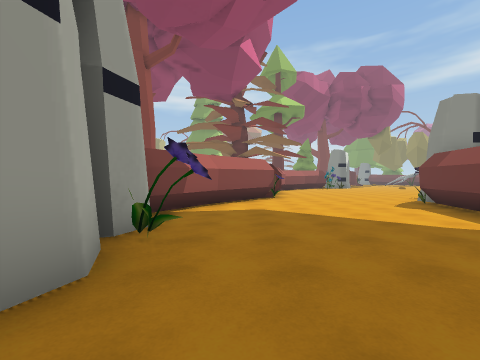
view 1 (above)

21 first-person views from a walk through a Unity game level. The camera is 1.4 m above the floor, looks level and sees 90° across. The floor is counted in squares, 2 m on a side. Each view is taken from the middle of a square. On the plan, view 1 faces up. The plan holds only what a view shows up to about 9 squares ahead; the rest is blank. The place goes on beyond the plan. The player character is not drawn.

view 2
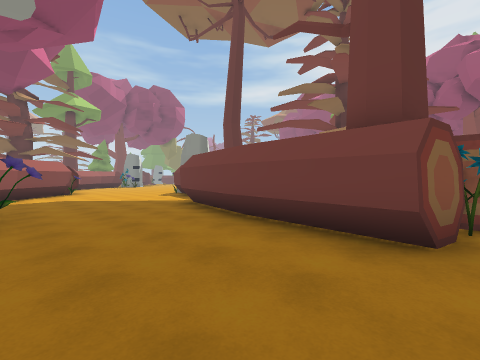

view 3
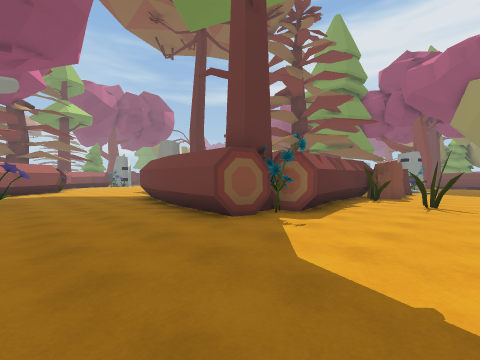

view 4
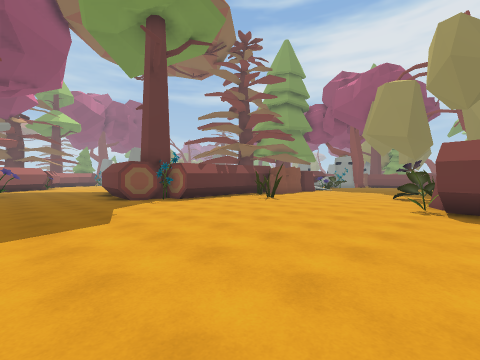

view 5
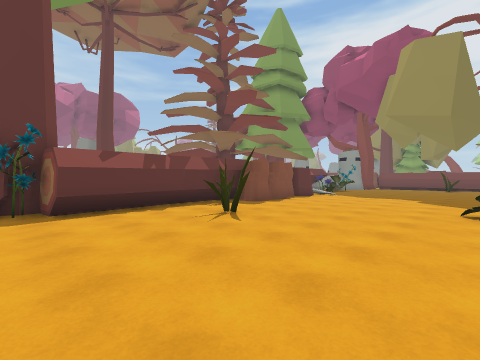

view 6
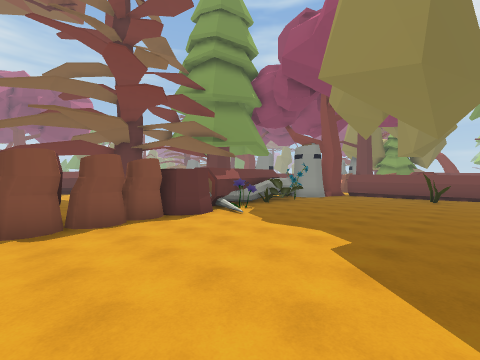

view 7
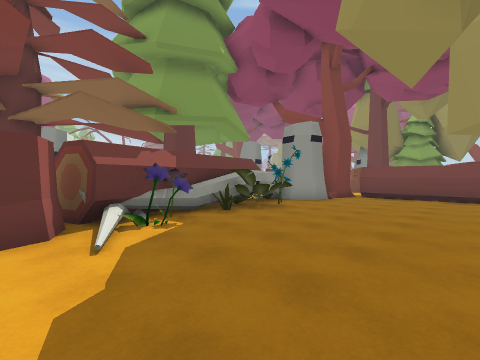

view 8
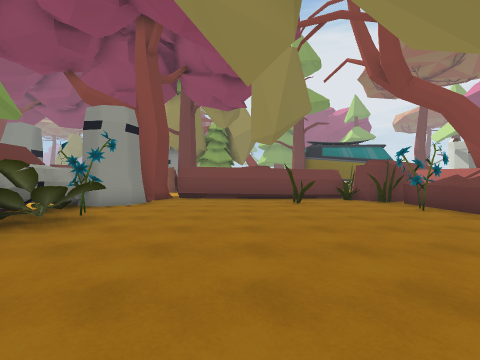

view 9
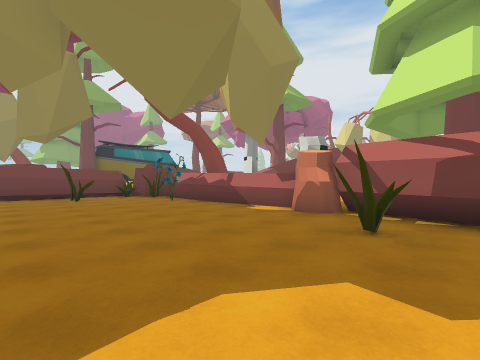

view 10
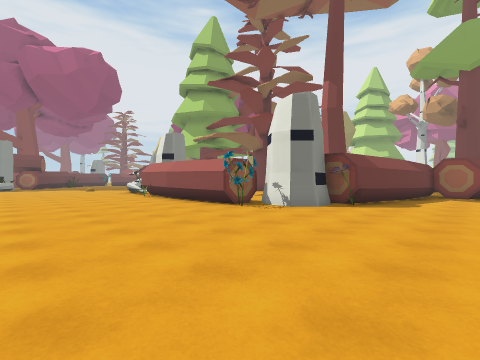

view 11
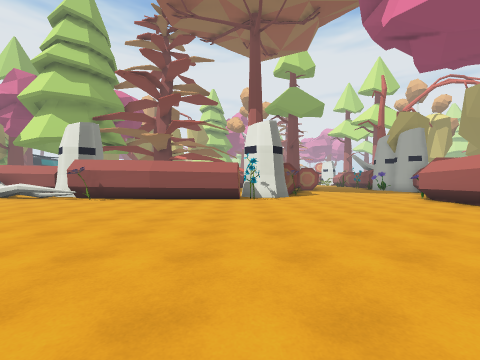

view 12
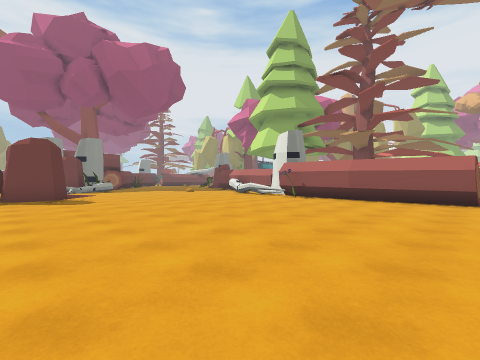

view 13
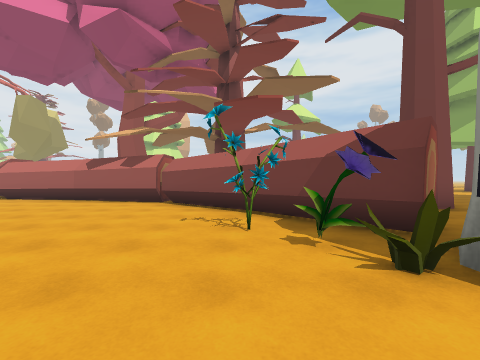

view 14
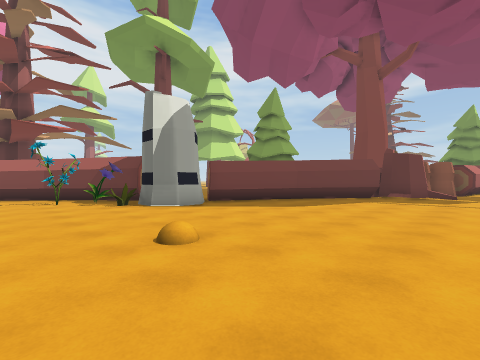

view 15
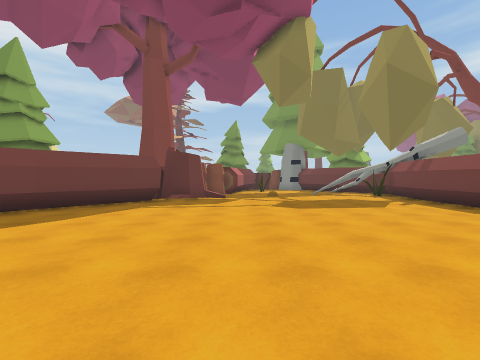

view 16
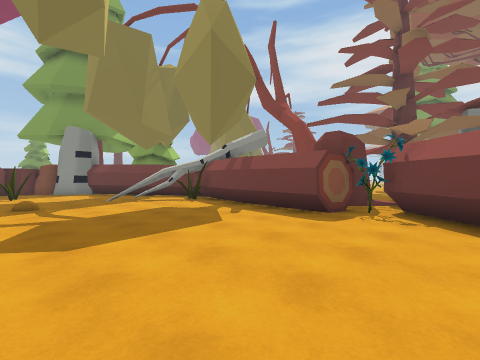

view 17
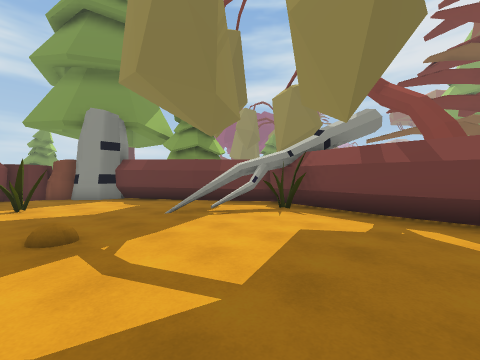

view 18
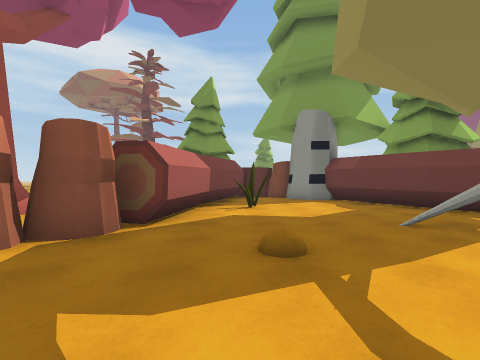

view 19
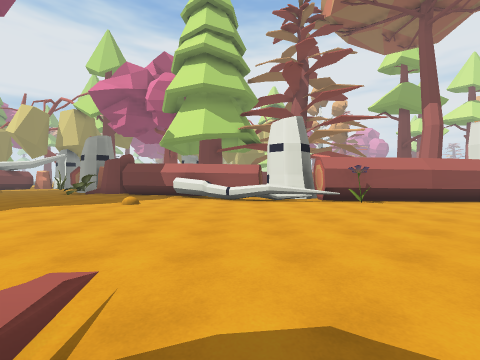

view 20
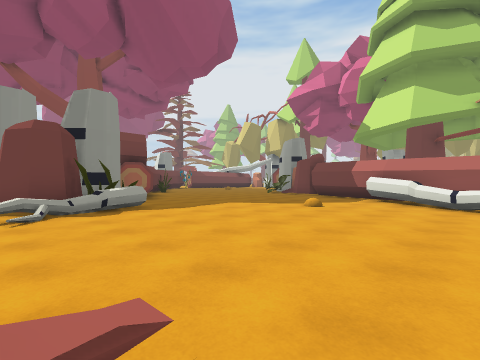

view 21
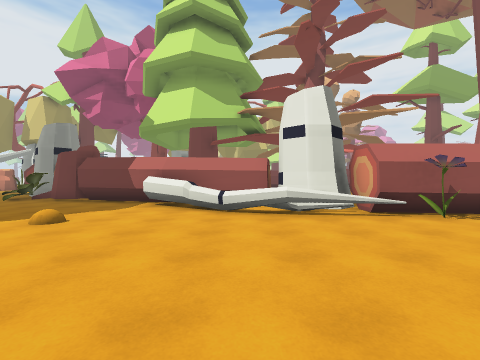

### Floor plan
Points are (right, up) in squares from view 1. A wall is a line through its corners. A room is listed if a view was taken in it or the views show most of it. See-through windows are left out.
Room 1 (views 1, 2, 3, 4, 5, 6, 7, 8, 9)
walls: (8.5, -4) (6.7, -4) (3.7, -4.6) (3.6, -3.4); (12, -11.7) (14.2, -12.1); (5, -12.1) (5.2, -11.3); (2.5, -3.8) (2, -3.7); (1.7, -3.6) (2.1, -0.5); (16.9, -2.8) (14, -4); (18, -11.8) (20.5, -11.9); (18.2, -3.5) (16.1, -3.3); (18.5, -3.4) (14.5, -3.7); (18.2, -2.6) (16.9, -2.9); (20.5, -2.7) (18.4, -3.4); (22.8, -7.9) (23, -5.2); (22.9, -10.5) (22.8, -7.7); (23, -4.3) (22.3, -4.1) (22.2, -3.6)
low walls: (11.9, -11.9) (13.3, -12.2); (5.2, -12.1) (5.4, -11.3); (13.7, -12.3) (14.1, -12.4); (14.5, -3.7) (14.1, -4.5); (15.4, -12.2) (18.1, -11.8); (2, -3.7) (2.3, -0.6); (16.1, -3.7) (14.5, -3.8)
ways out: opening at (0, -0.3) to room 2
objects: flower (3, -4); tree (3, -3); flower (6, -11); other object (6, -6) to (7, -6); stump (7, -12) to (7, -11); other object (8, -11); other object (8, -5); bush (9, -11); other object (9, -5) to (9, -4); other object (10, -5) to (10, -4); other object (11, -4); other object (13, -11); other object (15, -12); flower (15, -4); other object (17, -4); bush (18, -4); flower (19, -4); flower (20, -11); other object (21, -12) to (21, -11); other object (21, -9); stump (21, -4); stump (22, -12) to (23, -11); other object (22, -11)
Room 2 (views 10, 11, 12, 13, 14, 15, 16, 17, 18, 19, 20, 21)
walls: (11.1, 9.7) (14.2, 9.3); (7.3, 20.1) (4.9, 18); (8.1, 9.6) (11.2, 9.7); (4.9, 18.1) (3, 15.8) (2, 12.5) (1.6, 9.4); (17.5, 8.8) (19.7, 7.3); (10.5, 24.4) (8.9, 21.7); (8, 8.2) (8, 9.4); (16.2, 7.3) (19.4, 6.9); (20.4, 22) (22, 23.5); (12.4, 26.9) (10.4, 24.3); (19.3, 6.9) (22.4, 6.1); (20.6, 24.3) (20.9, 27.4) (21.8, 30.5); (21.9, 24.1) (20.7, 24.3); (1.3, 9.1) (-0.6, 6.6) (-1.8, 4.4); (4.5, 4) (5.3, 7); (20.3, 29.8) (19.9, 30); (20.3, 29.8) (19, 29.9); (19.6, 30.2) (19, 30.6); (20, 30.2) (19.5, 30.5); (4.4, 2.6) (4.5, 4.1); (20.7, 30) (19.3, 29.7); (20.4, 30.3) (18.9, 30.5); (22.1, 30.4) (20.4, 32.6); (20.5, 32.5) (19, 35.5); (15.9, 35.7) (15.3, 33.8) (14.9, 30.7) (14.4, 30.8); (2.1, -0.7) (2.9, 2.5) (4.1, 2.2)
low walls: (13.8, 9.5) (16.1, 9.3) (17.6, 8.7); (14.6, 9.3) (16.4, 9.3); (11, 9.4) (14.2, 9); (16, 9.2) (17.5, 8.8); (14.5, 8.7) (15.8, 8.7); (15.7, 8.7) (16.3, 8.8); (8, 9.4) (11.2, 9.5); (7.9, 9.2) (11.2, 9.2); (20.7, 21.9) (21.3, 22.5); (21.4, 22.6) (22.2, 23.3); (20.7, 24.3) (21.1, 27.4); (19.7, 6.6) (21.5, 6.1); (21.1, 27.3) (21.4, 28.3); (4.9, 4.6) (5.4, 6.3); (21.5, 28.5) (21.7, 29.4); (19.8, 29.7) (19.2, 30.1); (22.3, 30.5) (21.6, 31.4); (20.6, 32.7) (20.4, 33.1); (20.2, 33.5) (19.8, 34.4); (2.5, -0.3) (3.2, 2.4)
ways out: opening at (0, -0.3) to room 1; opening at (17, 36)
objects: stump (-2, 4); stump (-1, 2); flower (-1, 3); other object (6, 7); stump (6, 8); flower (7, 18); flower (7, 19); other object (8, 19); flower (13, 10); other object (14, 28); other object (16, 33); other object (18, 18); other object (21, 29); other object (23, 6); other object (23, 14); other object (23, 15) to (23, 16)

Positions as (right, up) in squares from view 1, and headings:
1: (0, 0), facing up
2: (-1, -4), facing up-right
3: (-1, -7), facing up-right
4: (-1, -12), facing up-right
5: (3, -10), facing up-right
6: (9, -10), facing up-right
7: (13, -8), facing up-right
8: (14, -7), facing right
9: (12, -7), facing down-right
10: (3, 14), facing down-right
11: (8, 18), facing down
12: (8, 18), facing down-right
13: (10, 18), facing left
14: (15, 17), facing up-left
15: (15, 19), facing up
16: (16, 22), facing up-right
17: (16, 26), facing up-right
18: (16, 27), facing up
19: (17, 17), facing down
20: (17, 16), facing down-right
21: (17, 14), facing down
